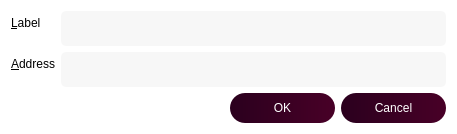
<?xml version="1.0" encoding="UTF-8"?>
<ui version="4.0">
 <class>EditAddressDialog</class>
 <widget class="QDialog" name="EditAddressDialog">
  <property name="geometry">
   <rect>
    <x>0</x>
    <y>0</y>
    <width>457</width>
    <height>132</height>
   </rect>
  </property>
  <property name="windowTitle">
   <string>Edit Address</string>
  </property>
  <property name="styleSheet">
   <string notr="true">background-color: white;</string>
  </property>
  <layout class="QVBoxLayout" name="verticalLayout">
   <item>
    <layout class="QFormLayout" name="formLayout">
     <property name="fieldGrowthPolicy">
      <enum>QFormLayout::AllNonFixedFieldsGrow</enum>
     </property>
     <item row="0" column="0">
      <widget class="QLabel" name="label">
       <property name="text">
        <string>&amp;Label</string>
       </property>
       <property name="buddy">
        <cstring>labelEdit</cstring>
       </property>
      </widget>
     </item>
     <item row="0" column="1">
      <widget class="QLineEdit" name="labelEdit">
       <property name="minimumSize">
        <size>
         <width>0</width>
         <height>35</height>
        </size>
       </property>
       <property name="toolTip">
        <string>The label associated with this address list entry</string>
       </property>
       <property name="styleSheet">
        <string notr="true">background-color:rgba(247, 247, 247, 250);
color:black;
border-radius:5px;
border-style:solid;
border-color:gray;
border-width:thin;
padding-left: 10;
</string>
       </property>
      </widget>
     </item>
     <item row="1" column="0">
      <widget class="QLabel" name="label_2">
       <property name="text">
        <string>&amp;Address</string>
       </property>
       <property name="buddy">
        <cstring>addressEdit</cstring>
       </property>
      </widget>
     </item>
     <item row="1" column="1">
      <widget class="QValidatedLineEdit" name="addressEdit">
       <property name="minimumSize">
        <size>
         <width>0</width>
         <height>35</height>
        </size>
       </property>
       <property name="toolTip">
        <string>The address associated with this address list entry. This can only be modified for sending addresses.</string>
       </property>
       <property name="styleSheet">
        <string notr="true">background-color:rgba(247, 247, 247, 250);
color:black;
border-radius:5px;
border-style:solid;
border-color:gray;
border-width:thin;
padding-left: 10;
</string>
       </property>
      </widget>
     </item>
    </layout>
   </item>
   <item>
    <widget class="QDialogButtonBox" name="buttonBox">
     <property name="styleSheet">
      <string notr="true">background: QLinearGradient(x1: 0, y1: 0, x2: 1, y2: 0, stop: 0 #2b001e, stop: 1 #480027);
color: white;
border-radius:15px;
height:30px;
width:105px;</string>
     </property>
     <property name="orientation">
      <enum>Qt::Horizontal</enum>
     </property>
     <property name="standardButtons">
      <set>QDialogButtonBox::Cancel|QDialogButtonBox::Ok</set>
     </property>
    </widget>
   </item>
  </layout>
 </widget>
 <customwidgets>
  <customwidget>
   <class>QValidatedLineEdit</class>
   <extends>QLineEdit</extends>
   <header>qvalidatedlineedit.h</header>
  </customwidget>
 </customwidgets>
 <resources/>
 <connections>
  <connection>
   <sender>buttonBox</sender>
   <signal>accepted()</signal>
   <receiver>EditAddressDialog</receiver>
   <slot>accept()</slot>
   <hints>
    <hint type="sourcelabel">
     <x>20</x>
     <y>20</y>
    </hint>
    <hint type="destinationlabel">
     <x>20</x>
     <y>20</y>
    </hint>
   </hints>
  </connection>
  <connection>
   <sender>buttonBox</sender>
   <signal>rejected()</signal>
   <receiver>EditAddressDialog</receiver>
   <slot>reject()</slot>
   <hints>
    <hint type="sourcelabel">
     <x>20</x>
     <y>20</y>
    </hint>
    <hint type="destinationlabel">
     <x>20</x>
     <y>20</y>
    </hint>
   </hints>
  </connection>
 </connections>
</ui>
